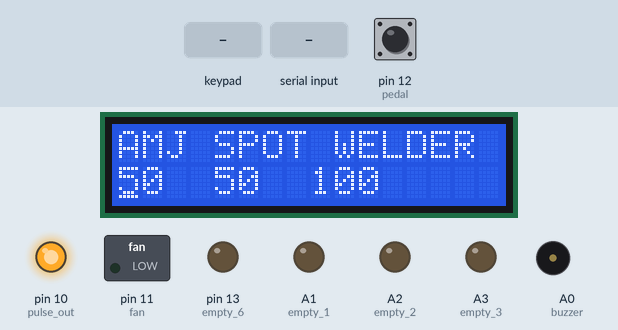
A sketch run on a simulated Arduino Nano, built with avr-gcc and run on an emulated ATmega328P. Parts: 16×2 character LCD, switched loads named in the sketch (green lamp = pin HIGH), output pins drawn as LEDs (lit = HIGH), buzzer (waves = sounding). Dashed ring = blinking. The inputs (shaded band) are chosen by the test bench; at power-on: pin 12 (pedal) HIGH. What the sketch prints to the serial monitor is not drawn.

Above: at 2.3 s.
2.4 s: key '3' pressed
At 2.9 s:
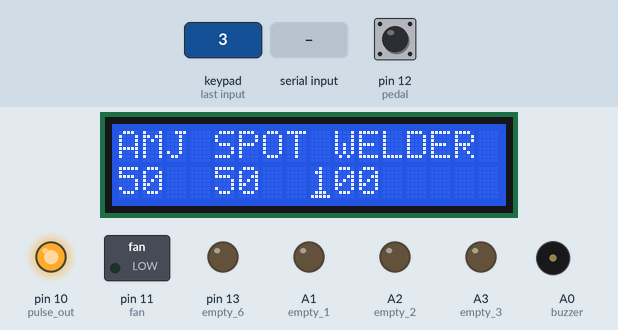
4.0 s: pin 12 (pedal) pulled LOW for 0.15 s
At 4.31 s:
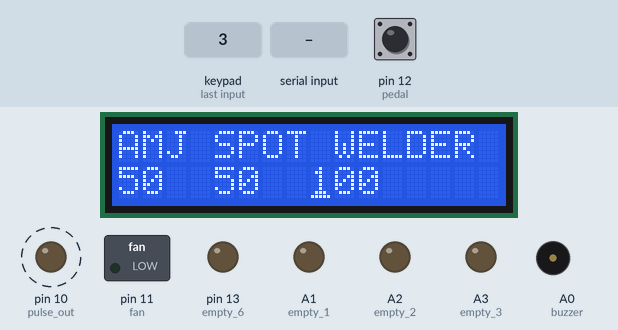
5.8 s: "#\n" received over Serial
At 7.2 s:
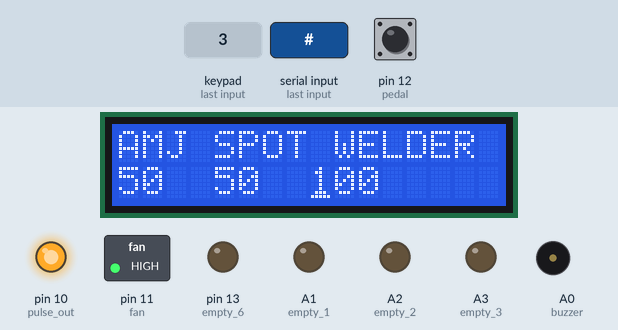
7.5 s: keypad keys 2 3 4 5 pressed 0.4 s apart
At 10.1 s:
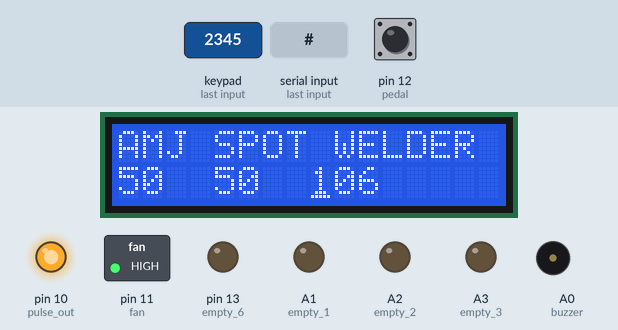
10.6 s: pin 12 (pedal) pulled LOW for 1 s
At 52.68 s:
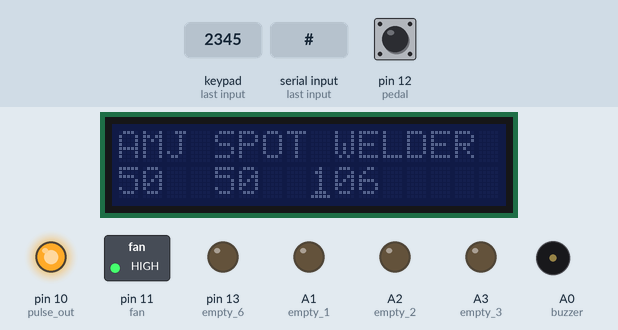
Timing chart, 0 to 54.2 s (numbered marks = the images above; inputs shaded):
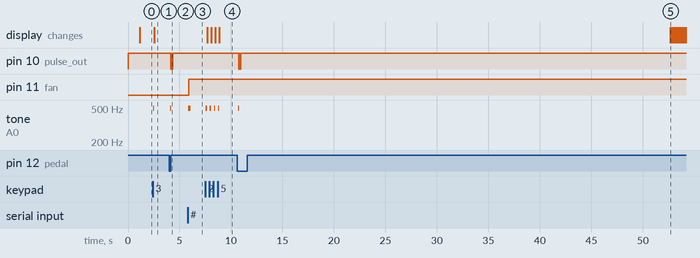

The sketch:

AMJ_spotwelder_keypad4x4_2024-05-03.ino
```cpp
#include <Wire.h>
#include <LiquidCrystal_PCF8574.h>
#include <Watchdog.h>
/*
 * spotwelder_keypad5x4-2022-04-09-es módosítva
 * Version 2024.05.03.
 * AMJ 4x4 keypad version
 *
 * Arduino pins
 * A4-SDA i2c_LCD
 * A5-SCL i2c_LCD
 * A0-buzzer
 * D10-SSR
 * D11-fan
 * D12-pedal
 * byte rowPins[ROWS] = {2, 3, 4, 5}; //connect to the row pinouts of the keypad
 * byte colPins[COLS] = {6, 7, 8, 9}; //connect to the column pinouts of the keypad
 *
 */

//unused pins(empty)
#define empty_1 A1
#define empty_2 A2
#define empty_3 A3
#define empty_4 A6
#define empty_5 A7
#define empty_6 13

#define buzzer A0
#define fan 11
#define pedal 12
#define pulse_out 10
#define DEFAULT_T1 50 //default preheat time set
#define DEFAULT_T2 50 //default waiting time before welding
#define DEFAULT_T3 100 //default welding time set
#define MAXINDEX 3
#define INACTIVITY_TIMEOUT 40 //inactivity time set
#define PEDAL_SAMPLE_TIME 50 //50 ms pedal sampling time
#include <Keypad.h>

const byte ROWS = 4; //four rows
const byte COLS = 4; //four columns
char keys[ROWS][COLS] = {
  {'1', '2', '3', 'A'},
  {'4', '5', '6', 'B'},
  {'7', '8', '9', 'C'},
  {'*', '0', '#', 'D'}
};

byte rowPins[ROWS] = {2, 3, 4, 5}; //connect to the row pinouts of the keypad
byte colPins[COLS] = {6, 7, 8, 9}; //connect to the column pinouts of the keypad

Keypad keypad = Keypad( makeKeymap(keys), rowPins, colPins, ROWS, COLS );

int wtime[3] = {DEFAULT_T1, DEFAULT_T2, DEFAULT_T3};
int time_index = 0;
volatile long khz = 0, sec=0;
int timer1_counter;
int count_down_timer=INACTIVITY_TIMEOUT;
LiquidCrystal_PCF8574 lcd(0x27);  // set the LCD address to 0x27 for a 16 chars and 2 line display
void update_LCD(void);
int show;

void setup()
{
  int error;
  pinMode(empty_1, OUTPUT);
  pinMode(empty_2, OUTPUT);
  pinMode(empty_3, OUTPUT);
  pinMode(empty_4, OUTPUT);
  pinMode(empty_5, OUTPUT);
  pinMode(empty_6, OUTPUT);

  pinMode(fan, OUTPUT);
  digitalWrite(fan, LOW);
  pinMode(pulse_out, OUTPUT);
  pinMode(buzzer, OUTPUT);
  pinMode(pedal,INPUT);
  digitalWrite(pedal,HIGH);
  digitalWrite(pulse_out, HIGH);
  Serial.begin(115200);
  Serial.println("LCD...");

  while (! Serial);

  Serial.println("Dose: check for LCD");

  // See http://playground.arduino.cc/Main/I2cScanner
  Wire.begin();
  Wire.beginTransmission(0x27);
  error = Wire.endTransmission();
  Serial.print("Error: ");
  Serial.print(error);

  if (error == 0) {
    Serial.println(": LCD found.");

  } else {
    Serial.println(": LCD not found.");
  } // if

  lcd.begin(16, 2); // initialize the lcd
  lcd.home(); lcd.clear();
  lcd.setBacklight(255);
  lcd.print("AMJ SPOT WELDER");
  lcd.setCursor(0, 1);
  lcd.print("PRESS A KEY...");
  delay(1000);
  lcd.setCursor(0, 1);
  lcd.print("                ");
  for (int n = 0; n < 3; n++)
  {
    lcd.setCursor(n * 4, 1);
    lcd.print(wtime[n]);
  }
  lcd.cursor();
  show = 0;

  // initialize timer1
  noInterrupts();           // disable all interrupts
  TCCR1A = 0;
  TCCR1B = 0;

  // Set timer1_counter to the correct value for our interrupt interval
  timer1_counter = 65286;   // preload timer 65536-16MHz/64/1000Hz
  //timer1_counter = 64911;   // preload timer 65536-16MHz/256/100Hz
  //timer1_counter = 64286;   // preload timer 65536-16MHz/256/50Hz
  //timer1_counter = 34286;   // preload timer 65536-16MHz/256/2Hz

  TCNT1 = timer1_counter;   // preload timer
  TCCR1B |= (1 << CS11 | 1 << CS10);    // 64 prescaler
  TIMSK1 |= (1 << TOIE1);   // enable timer overflow interrupt
  interrupts();             // enable all interrupts

  update_LCD();
//  Watchdog.enable(Watchdog::TIMEOUT_1S);
} // setup()

ISR(TIMER1_OVF_vect)        // interrupt service routine
{
  TCNT1 = timer1_counter;   // preload timer
  khz++;
}

void weld(void)
{
  digitalWrite(pulse_out, 0);
  delay(wtime[0]);
  digitalWrite(pulse_out, 1);
  delay(wtime[1]);
  digitalWrite(pulse_out, 0);
  delay(wtime[2]);
  digitalWrite(pulse_out, 1);
}

void lcd_demo(void)
{
  while (1)
  {
    if (show == 0) {
      lcd.setBacklight(255);
      lcd.home(); lcd.clear();
      lcd.print("Hello LCD");
      delay(1000);

      lcd.setBacklight(0);
      delay(400);
      lcd.setBacklight(255);

    } else if (show == 1) {
      lcd.clear();
      lcd.print("Cursor On");
      lcd.cursor();

    } else if (show == 2) {
      lcd.clear();
      lcd.print("Cursor Blink");
      lcd.blink();

    } else if (show == 3) {
      lcd.clear();
      lcd.print("Cursor OFF");
      lcd.noBlink();
      lcd.noCursor();

    } else if (show == 4) {
      lcd.clear();
      lcd.print("Display Off");
      lcd.noDisplay();

    } else if (show == 5) {
      lcd.clear();
      lcd.print("Display On");
      lcd.display();

    } else if (show == 7) {
      lcd.clear();
      lcd.setCursor(0, 0);
      lcd.print("*** first line.");
      lcd.setCursor(0, 1);
      lcd.print("*** second line.");

    } else if (show == 8) {
      lcd.scrollDisplayLeft();
    } else if (show == 9) {
      lcd.scrollDisplayLeft();
    } else if (show == 10) {
      lcd.scrollDisplayLeft();
    } else if (show == 11) {
      lcd.scrollDisplayRight();
    } // if

    delay(2000);
    show = (show + 1) % 12;

  }
}

void update_LCD(void)
{
int i;
 lcd.setBacklight(255);
 for (i=0;i<MAXINDEX;i++)
  {
    lcd.setCursor(i * 4, 1);
    lcd.print("    ");
    lcd.setCursor(i * 4, 1);
    lcd.print(wtime[i]);
    lcd.setCursor(i * 4, 1);
  }
     lcd.setCursor(time_index * 4, 1);
  khz=0;
}

void buzzertest(void)
{
  int s;
  for(s=0;s<50;s++)
  {
    digitalWrite(buzzer,1);
    delay(1);
    digitalWrite(buzzer,0);
    delay(1);
  }

}

void loop()
{
  int s;
  char karesz=NULL;
  unsigned long now,time_mark;
  unsigned long pedal_pressed,pedal_released;

if (!digitalRead(pedal))
  {
    pedal_pressed=1;
    pedal_released=0;
    time_mark=millis();
    while(1)
    {
      if(!digitalRead(pedal))pedal_pressed++;
      else pedal_released++;
      now=millis();
      if((now-time_mark)>PEDAL_SAMPLE_TIME) break;
    }
    if(pedal_pressed>pedal_released)
    {
      Serial.println("Pedal!");
      karesz='P';
    }
  }
  if (Serial.available())
  {
    karesz = Serial.read();
    Serial.print(karesz);
  }
  if(!karesz) karesz = keypad.getKey();

  if (karesz)
  {
    Serial.print(karesz);
    buzzertest();
    switch (karesz)
    {
      case '#': digitalWrite(fan,HIGH);
        break;
      case '1': time_index = 0;
        break;
      case '2': time_index = 1;
        break;
      case '3': time_index = 2;
        break;
      case '4': wtime[time_index] += 1;
        break;
      case '7': wtime[time_index] -= 1;
        break;
      case '5': wtime[time_index] += 5;
        break;
      case '8': wtime[time_index] -= 5;
        break;
      case '6': wtime[time_index] += 10;
        break;
      case '9': wtime[time_index] -= 10;
        break;
      case '0': wtime[0]=0;
                wtime[1]=0;
                wtime[2]=0;
        break;
      case  '*':Serial.print("Welding ");
                Serial.print(wtime[0]);
                Serial.print("ms, ");
                Serial.print(wtime[1]);
                Serial.print("ms, ");
                Serial.print(wtime[2]);
                Serial.print("ms, ");
                Serial.println();
                weld();
        break;
      case 'P': Serial.print("Welding ");
                Serial.print(wtime[0]);
                Serial.print("ms, ");
                Serial.print(wtime[1]);
                Serial.print("ms, ");
                Serial.print(wtime[2]);
                Serial.print("ms, ");
                Serial.println();
                weld();
                while(!digitalRead(pedal));
        break;
//A memory button
      case  'A' : wtime[0]=60;
                  wtime[1]=50;
                  wtime[2]=110;
//B memory button
        break;
      case  'B' : wtime[0]=70;
                  wtime[1]=50;
                  wtime[2]=120;
//C memory button
        break;
      case  'C' : wtime[0]=80;
                  wtime[1]=50;
                  wtime[2]=130;
//D memory button
        break;
      case  'D' : wtime[0]=90;
                  wtime[1]=50;
                  wtime[2]=140;
        break;
    }
  update_LCD();
  }
if(khz/1000>INACTIVITY_TIMEOUT)
  {
   for(s=0;s<5;s++)
    {
      lcd.setBacklight(0);
      delay(100);
      lcd.setBacklight(255);
      delay(100);
    }
  }
if(khz/1000>(INACTIVITY_TIMEOUT+5))
  {
    lcd.setBacklight(0);
    lcd.home();
    lcd.clear();
    while(!keypad.getKey());
    lcd.print("AMJ SPOT WELDER");
    lcd.setCursor(0, 1);
    lcd.print("PRESS A KEY...");
    lcd.setBacklight(255);
    khz=0;
  }

} // loop()
```

Measured:
- after the input at 2.4 s, tone on A0 (buzzer): silent → 496 Hz after 0.05 s, → silent 0.12 s later; the display: changes after 0.17 s (image 1)
- after the input at 4.0 s, pin 10 (pulse_out): alternates HIGH for 0.05 s and LOW for 0.08 s, 4 changes in all, then stays HIGH, starting after 0.15 s; tone on A0 (buzzer): silent → 496 Hz after 0.09 s, → silent 0.12 s later
- after the input at 5.8 s, pin 11 (fan): LOW → HIGH after 0.10 s; tone on A0 (buzzer): silent → 496 Hz at once, → silent 0.24 s later
- after the input at 7.5 s, tone on A0 (buzzer): alternates 496 Hz for 0.12 s and silent for 0.28 s, 8 changes in all, then stays silent, starting after 0.05 s; the display: first changes after 0.17 s (image 4 shows a later state)
- after the input at 10.6 s, pin 10 (pulse_out): alternates HIGH for 0.05 s and LOW for 0.08 s, 4 changes in all, then stays HIGH, starting after 0.15 s; tone on A0 (buzzer): silent → 496 Hz after 0.10 s, → silent 0.12 s later
